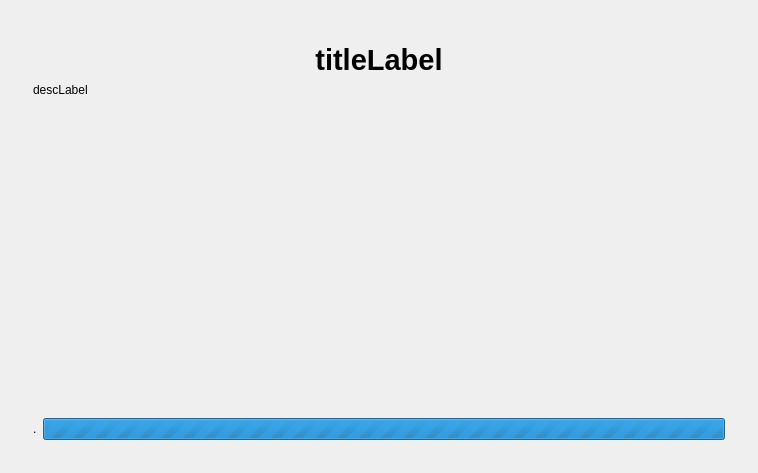
<?xml version="1.0" encoding="UTF-8"?>
<ui version="4.0">
 <class>integrity</class>
 <widget class="QWidget" name="integrity">
  <property name="geometry">
   <rect>
    <x>0</x>
    <y>0</y>
    <width>758</width>
    <height>473</height>
   </rect>
  </property>
  <property name="windowTitle">
   <string>Form</string>
  </property>
  <layout class="QVBoxLayout" name="verticalLayout">
   <item>
    <layout class="QGridLayout" name="gridLayout">
     <item row="1" column="1">
      <widget class="QLabel" name="titleLabel">
       <property name="font">
        <font>
         <pointsize>22</pointsize>
         <weight>75</weight>
         <bold>true</bold>
        </font>
       </property>
       <property name="text">
        <string>titleLabel</string>
       </property>
       <property name="alignment">
        <set>Qt::AlignCenter</set>
       </property>
      </widget>
     </item>
     <item row="3" column="0">
      <spacer name="horizontalSpacer">
       <property name="orientation">
        <enum>Qt::Horizontal</enum>
       </property>
       <property name="sizeType">
        <enum>QSizePolicy::Fixed</enum>
       </property>
       <property name="sizeHint" stdset="0">
        <size>
         <width>22</width>
         <height>20</height>
        </size>
       </property>
      </spacer>
     </item>
     <item row="3" column="1">
      <spacer name="verticalSpacer_2">
       <property name="orientation">
        <enum>Qt::Vertical</enum>
       </property>
       <property name="sizeHint" stdset="0">
        <size>
         <width>20</width>
         <height>40</height>
        </size>
       </property>
      </spacer>
     </item>
     <item row="4" column="1">
      <layout class="QHBoxLayout" name="horizontalLayout">
       <item>
        <widget class="QLabel" name="statusLabel">
         <property name="text">
          <string>.</string>
         </property>
        </widget>
       </item>
       <item>
        <widget class="QProgressBar" name="notifProgressBar">
         <property name="minimum">
          <number>0</number>
         </property>
         <property name="maximum">
          <number>0</number>
         </property>
         <property name="value">
          <number>0</number>
         </property>
         <property name="textVisible">
          <bool>false</bool>
         </property>
        </widget>
       </item>
      </layout>
     </item>
     <item row="2" column="1">
      <widget class="QLabel" name="descLabel">
       <property name="text">
        <string>descLabel</string>
       </property>
       <property name="alignment">
        <set>Qt::AlignLeading|Qt::AlignLeft|Qt::AlignVCenter</set>
       </property>
       <property name="wordWrap">
        <bool>true</bool>
       </property>
      </widget>
     </item>
     <item row="0" column="1">
      <spacer name="verticalSpacer_3">
       <property name="orientation">
        <enum>Qt::Vertical</enum>
       </property>
       <property name="sizeType">
        <enum>QSizePolicy::Fixed</enum>
       </property>
       <property name="sizeHint" stdset="0">
        <size>
         <width>20</width>
         <height>32</height>
        </size>
       </property>
      </spacer>
     </item>
     <item row="6" column="1">
      <spacer name="verticalSpacer">
       <property name="orientation">
        <enum>Qt::Vertical</enum>
       </property>
       <property name="sizeType">
        <enum>QSizePolicy::Fixed</enum>
       </property>
       <property name="sizeHint" stdset="0">
        <size>
         <width>20</width>
         <height>22</height>
        </size>
       </property>
      </spacer>
     </item>
     <item row="3" column="2">
      <spacer name="horizontalSpacer_2">
       <property name="orientation">
        <enum>Qt::Horizontal</enum>
       </property>
       <property name="sizeType">
        <enum>QSizePolicy::Fixed</enum>
       </property>
       <property name="sizeHint" stdset="0">
        <size>
         <width>22</width>
         <height>20</height>
        </size>
       </property>
      </spacer>
     </item>
    </layout>
   </item>
  </layout>
 </widget>
 <resources/>
 <connections/>
</ui>
